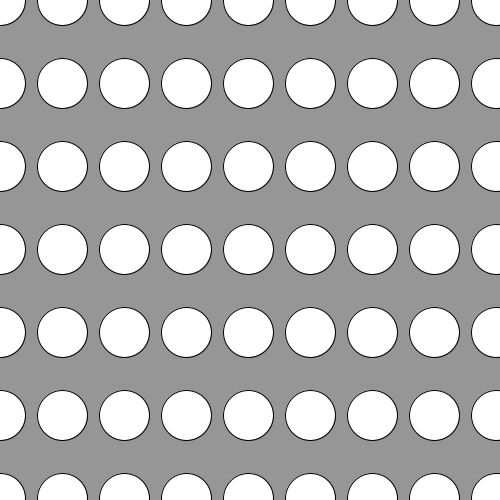
Frame 1 (no input)
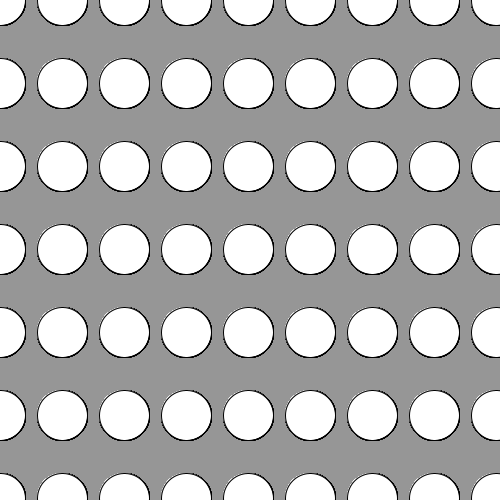
Frame 60 (the mouse pressed at the canvas centre just before this capture)
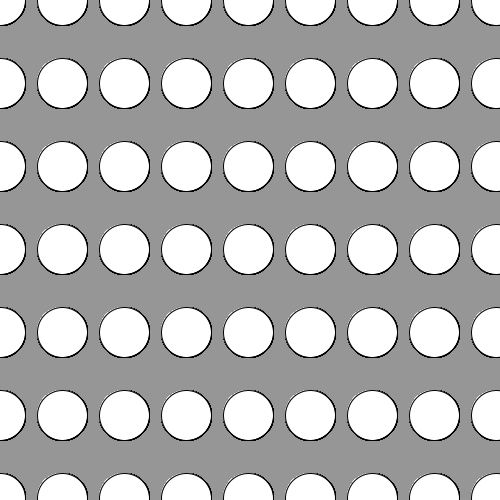
Frame 120 (the mouse held since frame 60 and released just before this capture)

The Processing sketch that drew these frames (run headless with seeded random() and noise(); from frame 60 on, the mouse is pressed at the canvas centre):

// Processing sketch: s04t00cringelings
// ── s04t00cringelings.pde
// Expresión Digital II - Diseño Digital - UDD - 2016.
// Catalina Ringeling Selman.
// s04t00cringelings

/*
Al correr el programa, se crearán ellipses según una grilla de 9 de ancho y 7 de alto en el canvas.
El diámetro equivaldría a 1/10 en el ancho de este canvas
*/

void setup () {
  // Tamaño de canvas y el color del fondo.
  size(500, 500);
  background(150);
}

void draw() {
  // Declarando variables a usar.
  int diam1 = width/10;
  int diam2 = height/10;
  int x;
  int y;
  
  // Función "for" que determina el tamaño y posición de la ellipse en el canvas
  for (x = 0; x <= width; x += width/8) {
    for  (y = 0; y <= height; y += height/6) {
  strokeWeight(1);
  ellipse(x, y, diam1, diam2);
    }
  }
}
